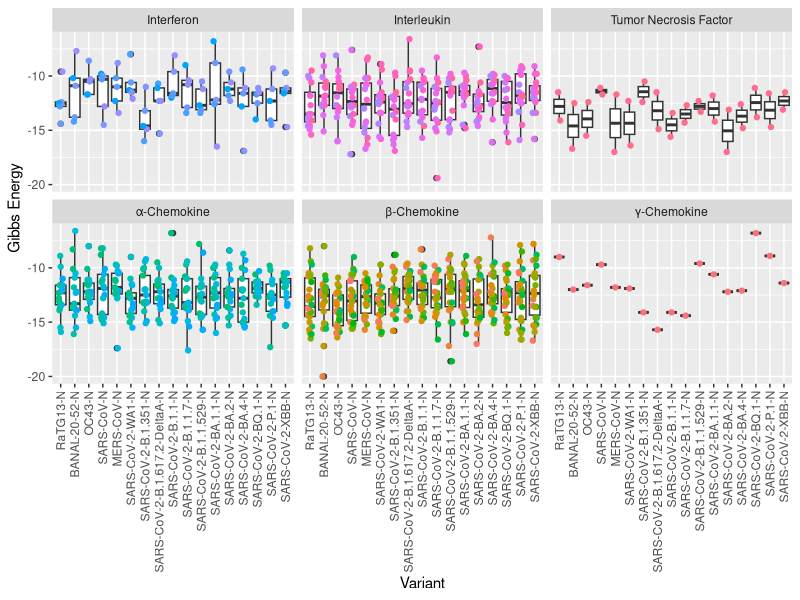
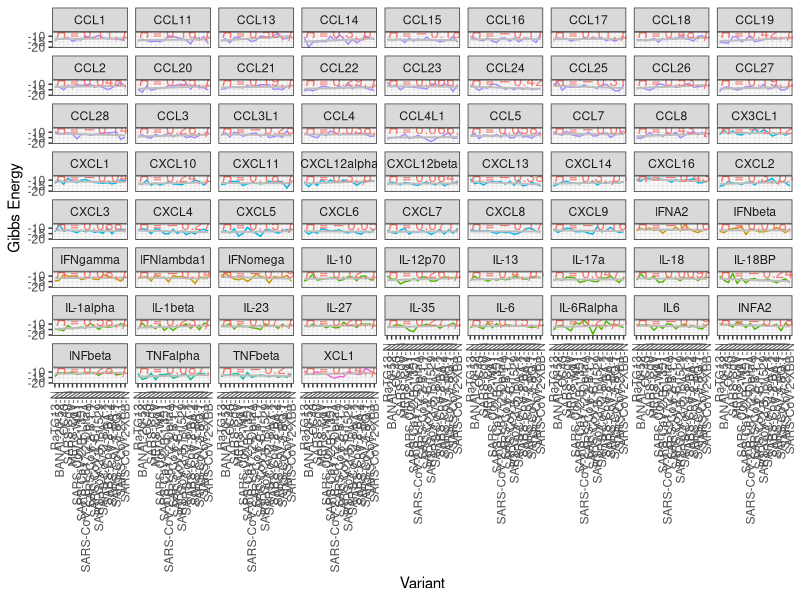

Write R code to recreate these figures, in order.
library(readr)
library(dplyr)
library(ggplot2)
library(ggpubr)
library(forcats)

experiment_results <- read_csv("experiment_results.csv")

experiment_results <- experiment_results %>% 
  mutate(
    cytokine_class = case_when(
      startsWith(cytokine_protein, "CCL") ~ "β-Chemokine",
      startsWith(cytokine_protein, "CX") ~ "α-Chemokine",
      startsWith(cytokine_protein, "IFN") ~ "Interferon",
      startsWith(cytokine_protein, "IL") ~ "Interleukin",
      startsWith(cytokine_protein, "INF") ~ "Interleukin",
      startsWith(cytokine_protein, "TNF") ~ "Tumor Necrosis Factor",
      startsWith(cytokine_protein, "XCL") ~ "γ-Chemokine",
      .default = as.character(cytokine_protein)
    )
  )

variant_order = c(
  "RaTG13-N",
  "BANAL-20-52-N",
  "OC43-N",
  "SARS-CoV-N",
  "MERS-CoV-N",
  "SARS-CoV-2-WA1-N",
  "SARS-CoV-2-B.1.351-N",
  "SARS-CoV-2-B.1.617.2-DeltaA-N",
  "SARS-CoV-2-B.1.1-N",
  "SARS-CoV-2-B.1.1.7-N",
  "SARS-CoV-2-B.1.1.529-N",
  "SARS-CoV-2-BA.1.1-N",
  "SARS-CoV-2-BA.2-N",  
  "SARS-CoV-2-BA.4-N",
  "SARS-CoV-2-BQ.1-N",
  "SARS-CoV-2-P.1-N",
  "SARS-CoV-2-XBB-N"
)

## Box Plots
ggplot(experiment_results,
       aes(x = factor(n_protein, variant_order),
           y = prodigy_deltaG_kcalpermol
           # color = cytokine_protein
           )
       ) + 
  geom_boxplot() +
  # geom_jitter(shape=16,
  #             position=position_jitter(0.2)) +
  geom_point(position=position_jitterdodge(jitter.width=0, dodge.width = 0.3, seed = 1234),
             aes(color=factor(cytokine_protein)), show.legend = F) +
  facet_wrap(~ cytokine_class,
             nrow = 2,
             ncol = 3) +
  labs(y='Gibbs Energy',
       x='Variant',
       color = "Cytokine Class") +
  # coord_flip() +
  theme(axis.text.x = element_text(angle = 90, vjust = 0.5, hjust=1),
        legend.position = "none")



## Line Chart
ggplot(experiment_results,
       aes(x = factor(n_protein, variant_order),
           y = prodigy_deltaG_kcalpermol,
           group = cytokine_protein,
           color = cytokine_class
           )
       ) + 
  geom_line() +
  geom_smooth(method = lm,
              se = FALSE,
              col='grey',
              linewidth=0.7) +
  stat_cor(method = "spearman",
           aes(color = "black"),
           label.x = 1,
           label.y = max(experiment_results$prodigy_deltaG_kcalpermol) * 1.2) +
  facet_wrap(~ cytokine_protein) +
  labs(y='Gibbs Energy',
       x='Variant',
       color = "Cytokine Class") +
  theme_bw() +
  theme(axis.text.x = element_text(angle = 90, vjust = 0.5, hjust=1),
        legend.position = "none")
